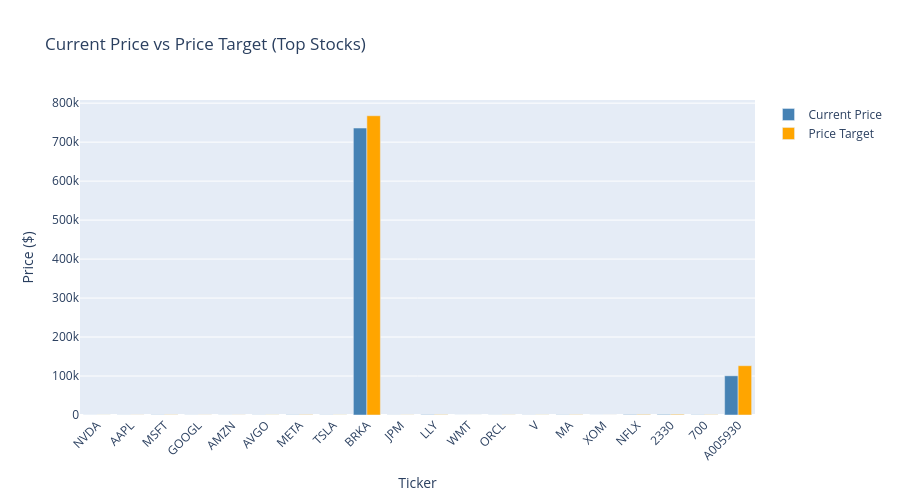

The code cell stored with this chart in its notebook:
### Code cell
# Grouped bar chart: Current price vs predicted target (if available)
if HAVE_PLOTLY and 'last_price' in all_stocks.columns and 'price_target' in all_stocks.columns:
    comparison_data = all_stocks[['ticker', 'last_price', 'price_target', 'sector']].dropna()

    # Take top 20 stocks by market cap if available, else first 20
    if 'market_cap' in all_stocks.columns:
        top_tickers = all_stocks.nlargest(20, 'market_cap')['ticker'].tolist()
        comparison_data = comparison_data[comparison_data['ticker'].isin(top_tickers)]
    else:
        comparison_data = comparison_data.head(20)

    if len(comparison_data) > 0:
        fig = go.Figure()

        fig.add_trace(go.Bar(
                x=comparison_data['ticker'],
                y=comparison_data['last_price'],
                name='Current Price',
                marker=dict(color='steelblue')
                ))

        fig.add_trace(go.Bar(
                x=comparison_data['ticker'],
                y=comparison_data['price_target'],
                name='Price Target',
                marker=dict(color='orange')
                ))

        fig.update_layout(
                title='Current Price vs Price Target (Top Stocks)',
                xaxis_title='Ticker',
                yaxis_title='Price ($)',
                barmode='group',
                height=500,
                xaxis_tickangle=-45
                )

        fig.show()

print("\n" + "=" * 80)
print("Phase 9: Advanced visualizations completed")
print("=" * 80)

### Figure 1 — Plotly figure (JSON) as saved in the notebook; plotly's stock layout.template omitted (floating-point values rounded to 4 significant figures)
{"data": [{"marker": {"color": "steelblue"}, "name": "Current Price", "x": ["NVDA", "AAPL", "MSFT", "GOOGL", "AMZN", "AVGO", "META", "TSLA", "BRKA", "JPM", "LLY", "WMT", "ORCL", "V", "MA", "XOM", "NFLX", "2330", "700", "A005930"], "y": [195.2, 270.1, 507.2, 284.3, 250.2, 359.0, 636.0, 462.1, 736200.0, 311.7, 925.8, 101.5, 250.3, 340.0, 553.3, 113.7, 1098.0, 1460.0, 629.0, 100600.0], "type": "bar"}, {"marker": {"color": "orange"}, "name": "Price Target", "x": ["NVDA", "AAPL", "MSFT", "GOOGL", "AMZN", "AVGO", "META", "TSLA", "BRKA", "JPM", "LLY", "WMT", "ORCL", "V", "MA", "XOM", "NFLX", "2330", "700", "A005930"], "y": [229.7, 280.5, 626.6, 314.2, 292.3, 394.0, 843.1, 392.0, 767700.0, 327.7, 921.2, 113.6, 344.0, 394.7, 655.0, 127.2, 1347.0, 1742.0, 710.6, 126400.0], "type": "bar"}], "layout": {"xaxis": {"title": {"text": "Ticker"}, "tickangle": -45}, "title": {"text": "Current Price vs Price Target (Top Stocks)"}, "yaxis": {"title": {"text": "Price ($)"}}, "barmode": "group", "height": 500}}
